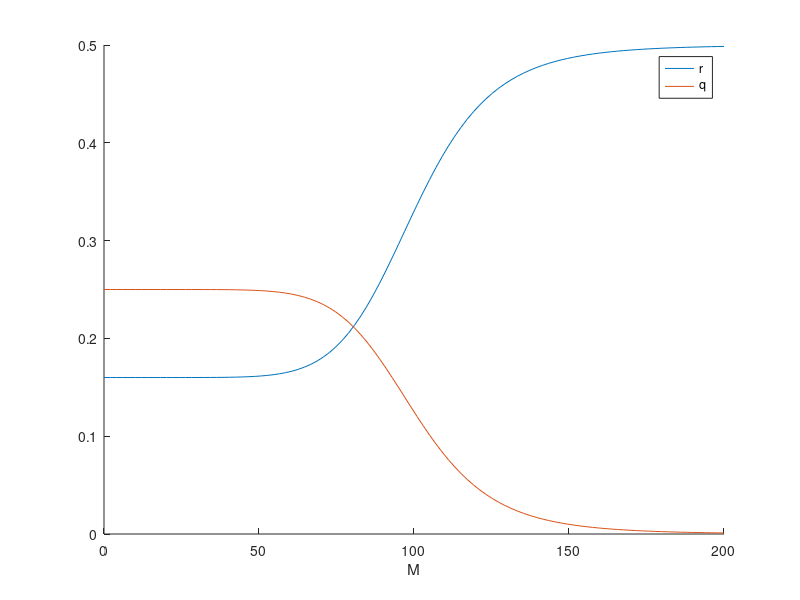

The MATLAB source for this figure:
clear all

% q = 1.23e-6; %Morphine
% r = 0.52;

% q = 0.25; %control
% r = 0.16;

% Em = 0:0.001:0.1;
Em = linspace(0,200);
r = zeros(length(Em),1);
q = zeros(length(Em),1);

for k = 1:length(Em)

    M = Em(k);
    Mh = 100; %2.8534e-3;
    rc = 0.16;
    rm = 0.5;
    qc = 1.23e-6;
    qm = 0.25;
    n = 7.8731;

    eta_r = (M.^n)./(Mh^n + M.^n);
    eta_q = 1-eta_r;

    r(k) = rc + (rm-rc)*eta_r;
    q(k) = qc + (qm - qc)*eta_q;
end

hold on
plot(Em,r)
plot(Em,q)
xlabel('M')
legend('r','q')






